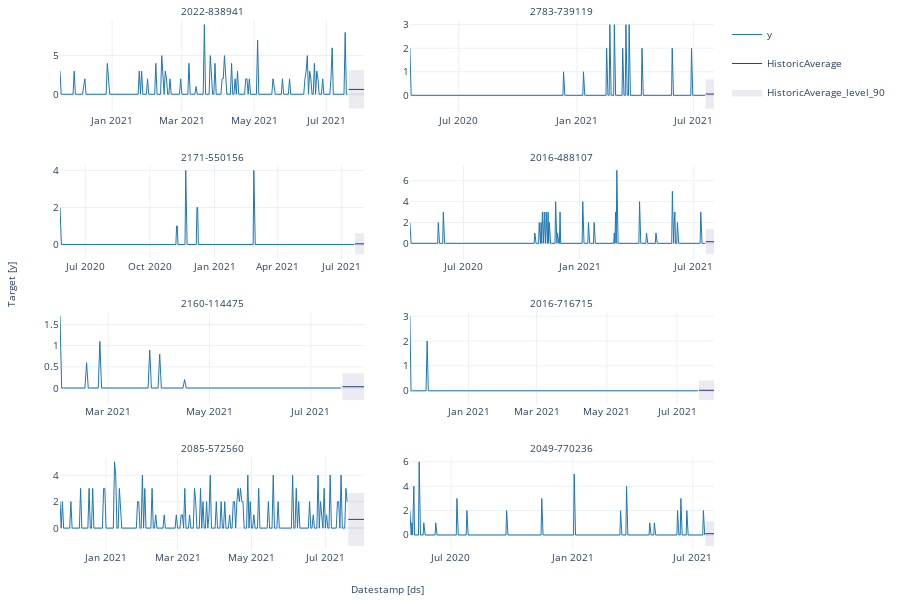

The notebook cell saved with this chart:
### Code cell
sf.plot(data, forecast_df, level=[90])
